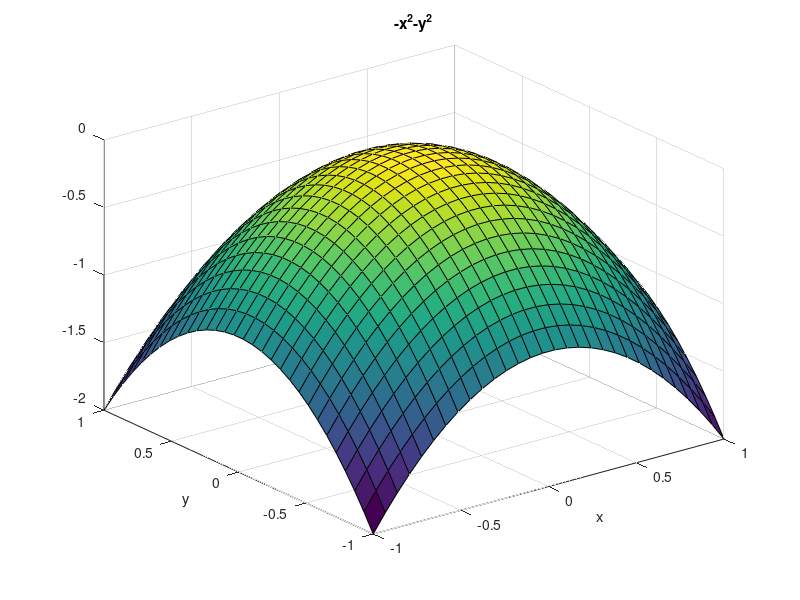

Write MATLAB code to recreate this figure. (Note: this script raises an error after producing the figure.)
%% Creates a plot as in Peter Bertholet's Masterthesis "DEC in a week"
s=ezsurf('-x^2-y^2', [-1 1 -1 1], 30)
s.FaceColor = 'r'
s.FaceLighting = 'gouraud'
h=light
h.Position = [0 -1 0 ]
a = gca

a.XLabel = []
a.YLabel = []


a.XTickLabelMode = 'manual'
a.XTickLabels = []

a.YTickLabelMode = 'manual'
a.YTickLabels = []

a.ZTickLabelMode = 'manual'
a.ZTickLabels = []
title('')

a.CameraPosition = [-5.6506 -9.5929 12.2683]